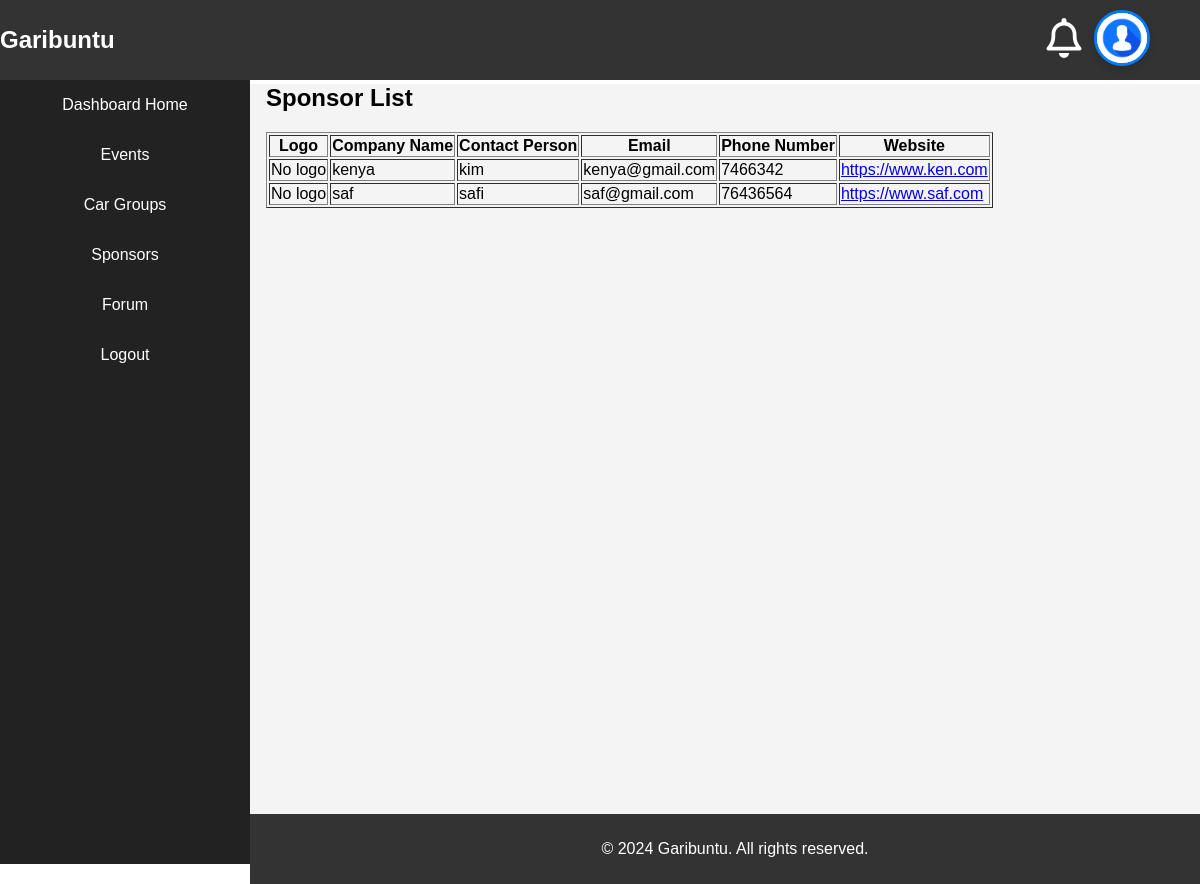
/dash-sponsors/, run on an earlier commit of the app's database.
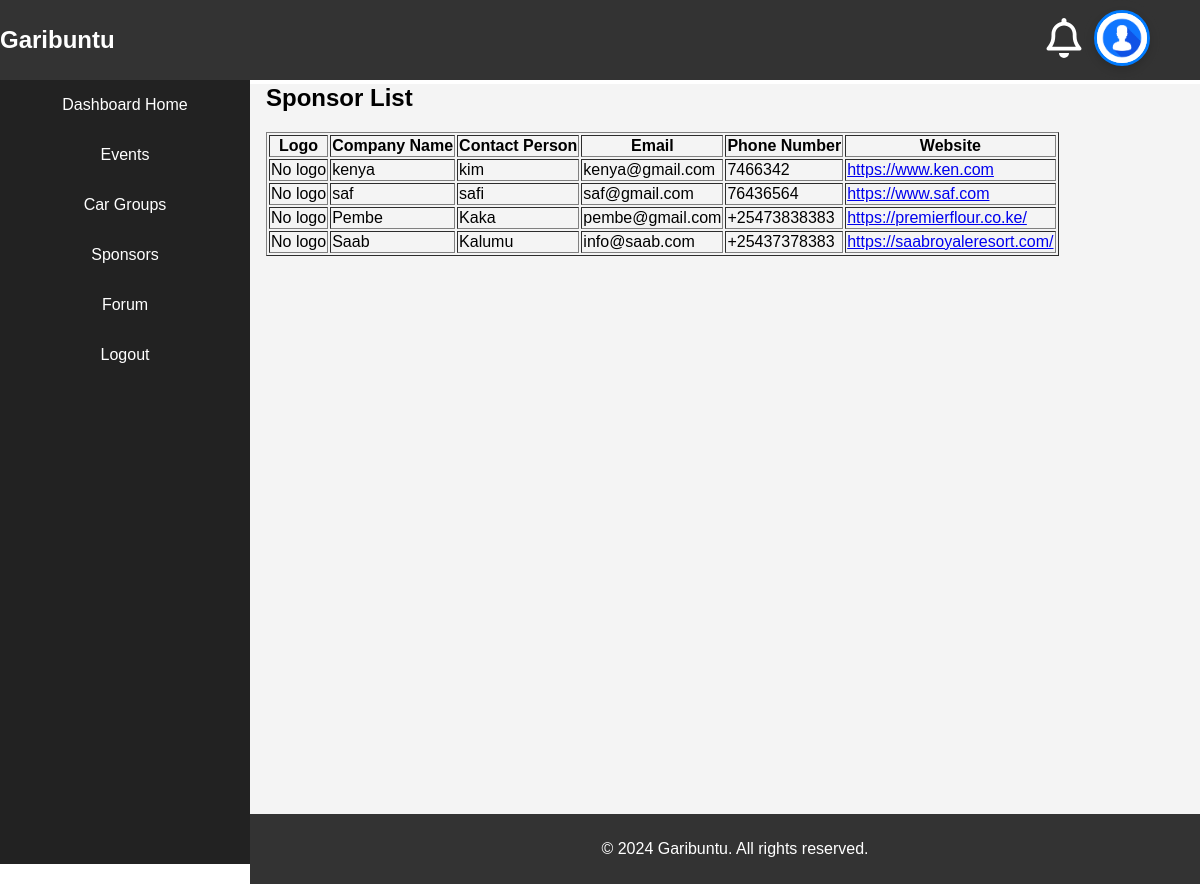
And on a later commit of the database.
### sponsors/models.py (models this page shows, shortened)
class Sponsor(models.Model):
    company_name = models.CharField(max_length=255, unique=True)
    contact_person = models.CharField(max_length=255)
    email = models.EmailField(unique=True)
    phone_number = models.CharField(max_length=20)
    logo = models.ImageField(upload_to='sponsor_logos/', blank=True, null=True)
    website_url = models.URLField(blank=True, null=True)
    password = models.CharField(max_length=128)  # Stores hashed password

### garibuntu/views.py (the view)
# urls.py: path('dash-sponsors/', views.sponsor_list, name='sponsor_list'),
def sponsor_list(request):
    sponsors = Sponsor.objects.all()
    return render(request, 'dash-sponsor-list.html', {'sponsors':sponsors})

### sponsors/sponsor_login_required.py (called while the page is built)
    def __call__(self, request):
        if request.path in [reverse('sponsors:sponsor_register'), reverse('sponsors:sponsor_login')]:
            return self.get_response(request)
        if request.path.startswith('/sponsors/') and not request.session.get('sponsor_id'):
            return redirect(reverse('sponsors:sponsor_login'))
        return self.get_response(request)

### garibuntu/templates/dash-sponsor-list.html (shortened to what this page needs)
{% extends "base-dash.html" %}
{% block content %}
<h2>Sponsor List</h2>
<table border="1">
    <thead>
        <tr>
            <th>Logo</th>
            <th>Company Name</th>
            <th>Contact Person</th>
            <th>Email</th>
            <th>Phone Number</th>
            <th>Website</th>
        </tr>
    </thead>
    <tbody>
        {% for sponsor in sponsors %}
            <tr>
                <td>
                    {% if sponsor.logo %}
                        <img src="{{ sponsor.logo.url }}" alt="{{ sponsor.company_name }} logo" style="width:300px;height:auto;">
                    {% else %}
                        No logo
                    {% endif %}
                </td>
                <td>{{ sponsor.company_name }}</td>
                <td>{{ sponsor.contact_person }}</td>
                <td>{{ sponsor.email }}</td>
                <td>{{ sponsor.phone_number }}</td>
                <td>
                    <a href="{{ sponsor.website_url }}" target="_blank">{{ sponsor.website_url }}</a>
                </td>
            </tr>
        {% empty %}
            <tr>
                <td colspan="6">No sponsors found.</td>
            </tr>
        {% endfor %}
    </tbody>
</table>
{% endblock %}

What changed in the data, as far as the page shows it:
added Sponsor: logo "No logo", company_name "Pembe", contact_person "Kaka", email "pembe@gmail.com", phone_number "+25473838383", website_url "https://premierflour.co.ke/"
added Sponsor: logo "No logo", company_name "Saab", contact_person "Kalumu", email "info@saab.com", phone_number "+25437378383", website_url "https://saabroyaleresort.com/"
